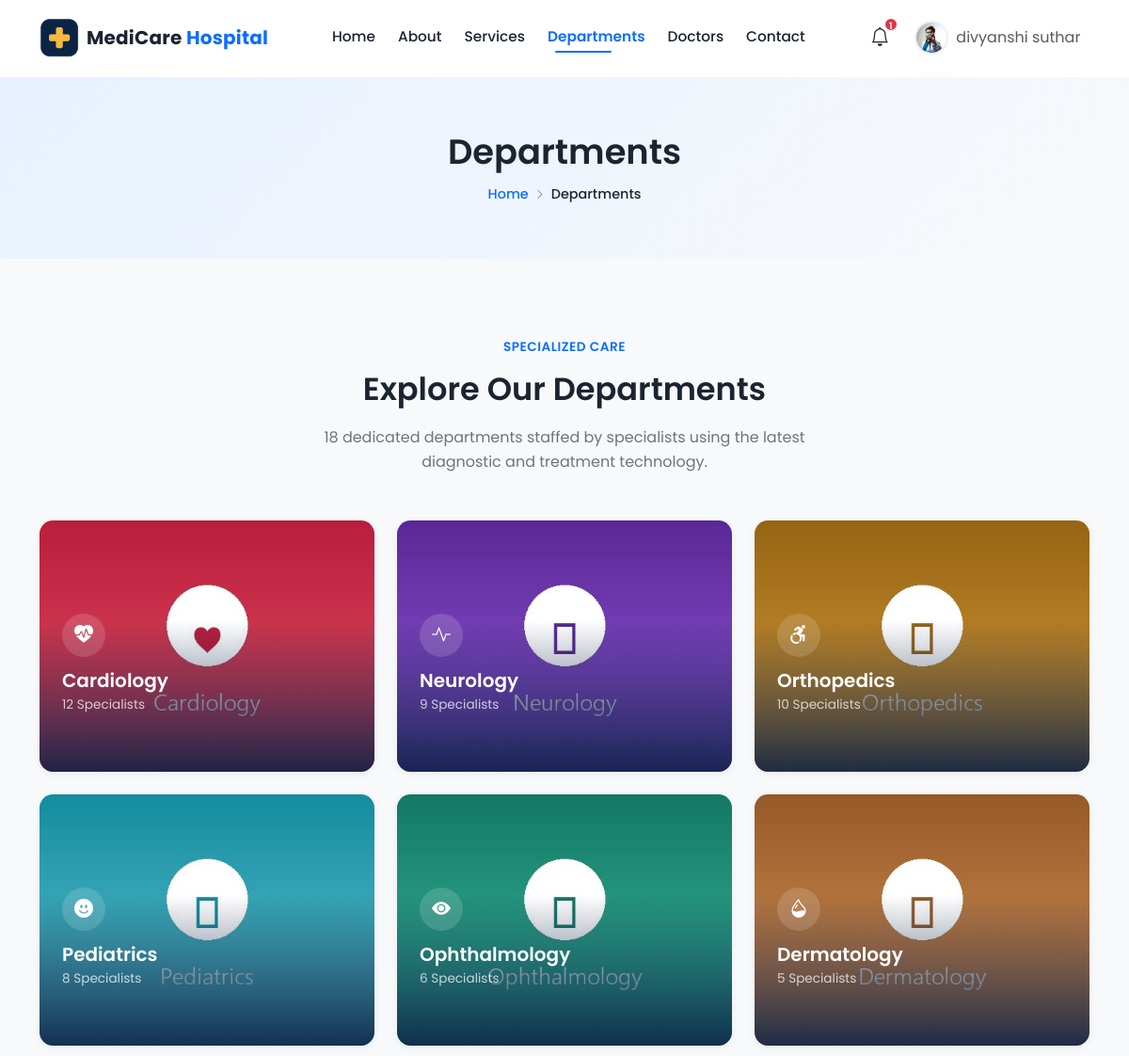
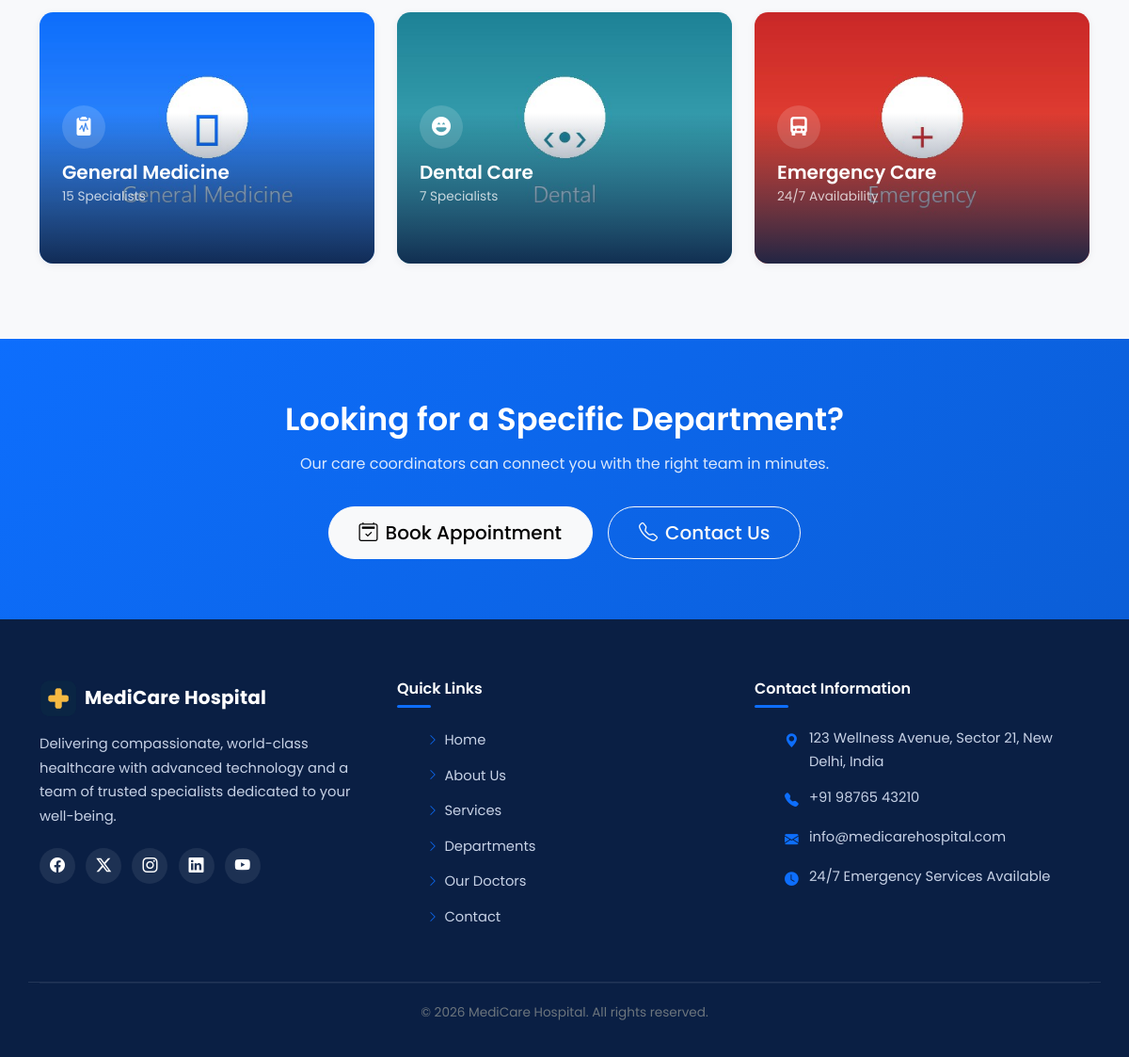
Screenshot of /departments/ (signed in) with the database file from the repository (2 pictures, top to bottom).
### accounts/models.py (models this page shows, shortened)
class User(AbstractUser):
    ROLE_CHOICES = (
        ('admin', 'Admin'),
        ('doctor', 'Doctor'),
        ('receptionist', 'Receptionist'),
        ('patient', 'Patient'),
    )
    email = models.EmailField(unique=True)
    role = models.CharField(max_length=20, choices=ROLE_CHOICES, default='patient')
    USERNAME_FIELD = 'email'
    REQUIRED_FIELDS = ['username']

### patient/models.py (models this page shows, shortened)
class Patient(models.Model):
    GENDER_CHOICES = (
        ('Male', 'Male'),
        ('Female', 'Female'),
        ('Other', 'Other'),
    )
    BLOOD_GROUP_CHOICES = (
        ('A+', 'A+'), ('A-', 'A-'),
        ('B+', 'B+'), ('B-', 'B-'),
        ('AB+', 'AB+'), ('AB-', 'AB-'),
        ('O+', 'O+'), ('O-', 'O-'),
    )
    user = models.OneToOneField(
        settings.AUTH_USER_MODEL,
        on_delete=models.CASCADE,
        related_name='patient_profile'
    )
    patient_id = models.CharField(max_length=20, unique=True, blank=True)
    profile_image = models.ImageField(upload_to='patients/profile_images/', blank=True, null=True)
    phone = models.CharField(max_length=15, blank=True)
    date_of_birth = models.DateField(blank=True, null=True)
    gender = models.CharField(max_length=10, choices=GENDER_CHOICES, blank=True)
    blood_group = models.CharField(max_length=5, choices=BLOOD_GROUP_CHOICES, blank=True)
    address = models.TextField(blank=True)
    city = models.CharField(max_length=100, blank=True)
    state = models.CharField(max_length=100, blank=True)
    country = models.CharField(max_length=100, blank=True)
    pincode = models.CharField(max_length=10, blank=True)
    emergency_contact_name = models.CharField(max_length=100, blank=True)
    emergency_contact_number = models.CharField(max_length=15, blank=True)
    allergies = models.TextField(blank=True)
    medical_history = models.TextField(blank=True)
    created_at = models.DateTimeField(auto_now_add=True)

### patient/views.py (the view)
# urls.py: path('departments/', views.department, name='department'),
def department(request):
    return render(request, "patient/departments.html")

### templates/patient/departments.html (shortened to what this page needs)
{% extends 'patient/base.html' %}
{% load static %}
{% block css %}
<link rel="stylesheet" href="{% static 'css/patient/departments.css' %}">
{% endblock %}
{% block content %}
<section class="page-header">
    <div class="container">
        <h1>Departments</h1>
        <nav class="breadcrumb-nav">
            <a href="#">Home</a>
            <i class="bi bi-chevron-right"></i>
            <span class="current">Departments</span>
        </nav>
    </div>
</section>
<section class="section-padding">
    <div class="container">
        <div class="text-center section-heading">
            <span class="section-tag">Specialized Care</span>
            <h2 class="section-title">Explore Our Departments</h2>
            <p class="section-text mx-auto">
                18 dedicated departments staffed by specialists using the latest
                diagnostic and treatment technology.
            </p>
        </div>
        <div class="row gy-4">
            <div class="col-lg-4 col-md-6">
                <div class="department-card">
                    <img src="{% static 'public/images/dept-cardiology.jpg' %}" alt="Cardiology department">
                    <div class="department-overlay">
                        <div class="department-icon"><i class="bi bi-heart-pulse-fill"></i></div>
                        <h5>Cardiology</h5>
                        <p>12 Specialists</p>
                    </div>
                </div>
            </div>
            <div class="col-lg-4 col-md-6">
                <div class="department-card">
                    <img src="{% static 'public/images/dept-neurology.jpg' %}" alt="Neurology department">
                    <div class="department-overlay">
                        <div class="department-icon"><i class="bi bi-activity"></i></div>
                        <h5>Neurology</h5>
                        <p>9 Specialists</p>
                    </div>
                </div>
            </div>
            <div class="col-lg-4 col-md-6">
                <div class="department-card">
                    <img src="{% static 'public/images/dept-orthopedics.jpg' %}" alt="Orthopedics department">
                    <div class="department-overlay">
                        <div class="department-icon"><i class="bi bi-person-wheelchair"></i></div>
                        <h5>Orthopedics</h5>
                        <p>10 Specialists</p>
                    </div>
                </div>
            </div>
            <div class="col-lg-4 col-md-6">
                <div class="department-card">
                    <img src="{% static 'public/images/dept-pediatrics.jpg' %}" alt="Pediatrics department">
                    <div class="department-overlay">
                        <div class="department-icon"><i class="bi bi-emoji-smile-fill"></i></div>
                        <h5>Pediatrics</h5>
                        <p>8 Specialists</p>
                    </div>
                </div>
            </div>
            <div class="col-lg-4 col-md-6">
                <div class="department-card">
                    <img src="{% static 'public/images/dept-ophthalmology.jpg' %}" alt="Ophthalmology department">
                    <div class="department-overlay">
                        <div class="department-icon"><i class="bi bi-eye-fill"></i></div>
                        <h5>Ophthalmology</h5>
                        <p>6 Specialists</p>
                    </div>
                </div>
            </div>
            <div class="col-lg-4 col-md-6">
                <div class="department-card">
                    <img src="{% static 'public/images/dept-dermatology.jpg' %}" alt="Dermatology department">
                    <div class="department-overlay">
                        <div class="department-icon"><i class="bi bi-droplet-half"></i></div>
                        <h5>Dermatology</h5>
                        <p>5 Specialists</p>
                    </div>
                </div>
            </div>
            <div class="col-lg-4 col-md-6">
                <div class="department-card">
                    <img src="{% static 'public/images/dept-general-medicine.jpg' %}" alt="General Medicine department">
                    <div class="department-overlay">
                        <div class="department-icon"><i class="bi bi-clipboard2-pulse-fill"></i></div>
                        <h5>General Medicine</h5>
                        <p>15 Specialists</p>
                    </div>
                </div>
            </div>
            <div class="col-lg-4 col-md-6">
                <div class="department-card">
                    <img src="{% static 'public/images/dept-dental.jpg' %}" alt="Dental Care department">
                    <div class="department-overlay">
                        <div class="department-icon"><i class="bi bi-emoji-laughing-fill"></i></div>
                        <h5>Dental Care</h5>
                        <p>7 Specialists</p>
                    </div>
                </div>
            </div>
            <div class="col-lg-4 col-md-6">
                <div class="department-card">
                    <img src="{% static 'public/images/dept-emergency.jpg' %}" alt="Emergency department">
                    <div class="department-overlay">
                        <div class="department-icon"><i class="bi bi-truck-front-fill"></i></div>
                        <h5>Emergency Care</h5>
                        <p>24/7 Availability</p>
                    </div>
                </div>
            </div>
        </div>
    </div>
</section>
<section class="cta-banner">
    <div class="container">
        <div class="cta-content text-center">
            <h2>Looking for a Specific Department?</h2>
            <p>Our care coordinators can connect you with the right team in minutes.</p>
            <div class="cta-actions">
                <a href="#" class="btn btn-light btn-lg">
                    <i class="bi bi-calendar2-check me-2"></i>Book Appointment
                </a>
                <a href="#" class="btn btn-outline-light btn-lg">
                    <i class="bi bi-telephone me-2"></i>Contact Us
                </a>
            </div>
        </div>
    </div>
</section>
{% endblock %}

### templates/patient/base.html (shortened to what this page needs)
{% load static %}
<!doctype html>
<html lang="en">
  <head>
    <link
      href="https://cdn.jsdelivr.net/npm/bootstrap@5.3.3/dist/css/bootstrap.min.css"
      rel="stylesheet"
    />
    <link
      rel="stylesheet"
      href="https://cdn.jsdelivr.net/npm/bootstrap-icons@1.11.3/font/bootstrap-icons.min.css"
    />
    <link rel="stylesheet" href="{% static 'css/patient/style.css' %}" />
    {% block css %}{% endblock %}
  </head>
  <body>
    <header>
      <nav
        class="navbar navbar-expand-lg navbar-light bg-white sticky-top custom-navbar"
        id="mainNavbar"
      >
        <div class="container">
          <a
            class="navbar-brand d-flex align-items-center gap-2"
            href="{% url 'home' %}"
          >
            <img
              src="{% static 'public/images/logo.png' %}"
              alt="MediCare Hospital Logo"
              class="brand-logo"
            />
            <span class="brand-name"
              >MediCare <span class="brand-highlight">Hospital</span></span
            >
          </a>
          <div class="offcanvas offcanvas-start offcanvas-lg" tabindex="-1" id="navbarMain" aria-labelledby="navbarMainLabel">
            <div class="offcanvas-body d-flex flex-column flex-lg-row w-100">
            <ul class="navbar-nav mx-auto text-center nav-center gap-lg-2">
              <li class="nav-item">
                <a
                  class="nav-link nav-underline {% if request.resolver_match.url_name == 'home' %}active{% endif %}"
                  href="{% url 'home' %}"
                >
                  Home
                </a>
              </li>
              <li class="nav-item">
                <a
                  class="nav-link nav-underline {% if request.resolver_match.url_name == 'about' %}active{% endif %}"
                  href="{% url 'about' %}"
                >
                  About
                </a>
              </li>
              <li class="nav-item">
                <a
                  class="nav-link nav-underline {% if request.resolver_match.url_name == 'services' %}active{% endif %}"
                  href="{% url 'services' %}"
                >
                  Services
                </a>
              </li>
              <li class="nav-item">
                <a
                  class="nav-link nav-underline {% if request.resolver_match.url_name == 'department' %}active{% endif %}"
                  href="{% url 'department' %}"
                >
                  Departments
                </a>
              </li>
              <li class="nav-item">
                <a
                  class="nav-link nav-underline {% if request.resolver_match.url_name == 'doctors' %}active{% endif %}"
                  href="{% url 'doctors' %}"
                >
                  Doctors
                </a>
              </li>
              <li class="nav-item">
                <a
                  class="nav-link nav-underline {% if request.resolver_match.url_name == 'contact' %}active{% endif %}"
                  href="{% url 'contact' %}"
                >
                  Contact
                </a>
              </li>
            </ul>
            <ul
              class="navbar-nav align-items-lg-center gap-2 nav-right mt-3 mt-lg-0"
            >
              {% if user.is_authenticated %}
<li class="nav-item dropdown">
  <a
    class="nav-link icon-btn position-relative"
    href="#"
    id="notifDropdown"
    role="button"
    data-bs-toggle="dropdown"
    aria-expanded="false"
  >
    <i class="bi bi-bell"></i>
    {% if unread_notifications_count > 0 %}
    <span class="notif-badge">{{ unread_notifications_count }}</span>
    {% endif %}
  </a>
</li>
              <li class="nav-item dropdown">
                <a
                  class="nav-link dropdown-toggle profile-toggle d-flex align-items-center gap-2"
                  href="#"
                  id="profileDropdown"
                  role="button"
                  data-bs-toggle="dropdown"
                  aria-expanded="false"
                >
                  {% if user.patient_profile.profile_image %}
<img
  src="{{ user.patient_profile.profile_image.url }}"
  alt="{{ user.get_full_name }}"
  class="profile-avatar"
/>
{% else %}
<i class="bi bi-person-circle profile-avatar-icon"></i>
{% endif %}
                  <span class="d-none d-lg-inline"
                    >{{ user.get_full_name|default:user.username }}</span
                  >
                </a>
              </li>
              {% endif %}
            </ul>
            </div>
          </div>
        </div>
      </nav>
    </header>
    <main>{% block content %}{% endblock %}</main>
    <footer class="site-footer">
      <div class="container">
        <div class="row gy-4 footer-top">
          <div class="col-lg-4 col-md-6">
            <a
              href="#"
              class="footer-brand d-flex align-items-center gap-2 mb-3"
            >
              <img
                src="{% static 'public/images/logo.png' %}"
                alt="MediCare Hospital Logo"
                class="footer-logo"
              />
              <span class="brand-name text-white">MediCare Hospital</span>
            </a>
            <p class="footer-text">
              Delivering compassionate, world-class healthcare with advanced
              technology and a team of trusted specialists dedicated to your
              well-being.
            </p>
            <div class="social-icons">
              <a href="#" aria-label="Facebook"
                ><i class="bi bi-facebook"></i
              ></a>
              <a href="#" aria-label="Twitter"
                ><i class="bi bi-twitter-x"></i
              ></a>
              <a href="#" aria-label="Instagram"
                ><i class="bi bi-instagram"></i
              ></a>
              <a href="#" aria-label="LinkedIn"
                ><i class="bi bi-linkedin"></i
              ></a>
              <a href="#" aria-label="YouTube"><i class="bi bi-youtube"></i></a>
            </div>
          </div>
<div class="col-lg-4 col-md-6">
    <h6 class="footer-heading">Quick Links</h6>
    <ul class="footer-links">
        <li><a href="{% url 'home' %}"><i class="bi bi-chevron-right"></i>Home</a></li>
        <li><a href="{% url 'about' %}"><i class="bi bi-chevron-right"></i>About Us</a></li>
        <li><a href="{% url 'services' %}"><i class="bi bi-chevron-right"></i>Services</a></li>
        <li><a href="{% url 'department' %}"><i class="bi bi-chevron-right"></i>Departments</a></li>
        <li><a href="{% url 'doctors' %}"><i class="bi bi-chevron-right"></i>Our Doctors</a></li>
        <li><a href="{% url 'contact' %}"><i class="bi bi-chevron-right"></i>Contact</a></li>
    </ul>
</div>
          <div class="col-lg-4 col-md-12">
            <h6 class="footer-heading">Contact Information</h6>
            <ul class="footer-contact">
              <li>
                <i class="bi bi-geo-alt-fill"></i
                ><span>123 Wellness Avenue, Sector 21, New Delhi, India</span>
              </li>
              <li>
                <i class="bi bi-telephone-fill"></i><span>+91 98765 43210</span>
              </li>
              <li>
                <i class="bi bi-envelope-fill"></i
                ><span>info@medicarehospital.com</span>
              </li>
              <li>
                <i class="bi bi-clock-fill"></i
                ><span>24/7 Emergency Services Available</span>
              </li>
            </ul>
          </div>
        </div>
        <div class="footer-bottom">
          <p>
            &copy; <span id="currentYear"></span> MediCare Hospital. All rights
            reserved.
          </p>
        </div>
      </div>
    </footer>
  </body>
</html>

### rows the page displays
User: patient_profile.profile_image (picture), get_full_name "divyanshi suthar"

### other values shown
{{ unread_notifications_count }} "1"
